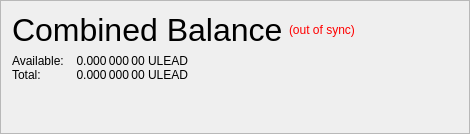
                   <widget class="QFrame" name="frame_CombinedBalances">
                    <property name="minimumSize">
                     <size>
                      <width>470</width>
                      <height>0</height>
                     </size>
                    </property>
                    <property name="frameShape">
                     <enum>QFrame::StyledPanel</enum>
                    </property>
                    <property name="frameShadow">
                     <enum>QFrame::Raised</enum>
                    </property>
                    <layout class="QVBoxLayout" name="verticalLayout_5">
                     <property name="spacing">
                      <number>6</number>
                     </property>
                     <property name="sizeConstraint">
                      <enum>QLayout::SetNoConstraint</enum>
                     </property>
                     <item>
                      <layout class="QHBoxLayout" name="horizontalLayout_5" stretch="0,0,0">
                       <item>
                        <widget class="QLabel" name="label_5z">
                         <property name="minimumSize">
                          <size>
                           <width>0</width>
                           <height>20</height>
                          </size>
                         </property>
                         <property name="font">
                          <font>
                           <pointsize>24</pointsize>
                           <weight>50</weight>
                           <bold>false</bold>
                          </font>
                         </property>
                         <property name="toolTip">
                          <string>Combined Balance (including unconfirmed and immature coins)</string>
                         </property>
                         <property name="text">
                          <string>Combined Balance</string>
                         </property>
                        </widget>
                       </item>
                       <item>
                        <widget class="QLabel" name="labelWalletStatus">
                         <property name="cursor">
                          <cursorShape>WhatsThisCursor</cursorShape>
                         </property>
                         <property name="toolTip">
                          <string>The displayed information may be out of date. Your wallet automatically synchronizes with the ULead network after a connection is established, but this process has not completed yet.</string>
                         </property>
                         <property name="styleSheet">
                          <string notr="true">QLabel { color: red; }</string>
                         </property>
                         <property name="text">
                          <string notr="true">(out of sync)</string>
                         </property>
                         <property name="alignment">
                          <set>Qt::AlignLeading|Qt::AlignLeft|Qt::AlignVCenter</set>
                         </property>
                        </widget>
                       </item>
                       <item>
                        <spacer name="horizontalSpacer_1">
                         <property name="orientation">
                          <enum>Qt::Horizontal</enum>
                         </property>
                         <property name="sizeHint" stdset="0">
                          <size>
                           <width>40</width>
                           <height>20</height>
                          </size>
                         </property>
                        </spacer>
                       </item>
                      </layout>
                     </item>
                     <item>
                      <layout class="QGridLayout" name="gridLayout_3">
                       <property name="horizontalSpacing">
                        <number>12</number>
                       </property>
                       <property name="verticalSpacing">
                        <number>0</number>
                       </property>
                       <item row="1" column="0">
                        <widget class="QLabel" name="labelBalanceTextz">
                         <property name="text">
                          <string>Available:</string>
                         </property>
                        </widget>
                       </item>
                       <item row="1" column="1">
                        <widget class="QLabel" name="labelBalancez">
                         <property name="font">
                          <font>
                           <weight>50</weight>
                           <bold>false</bold>
                          </font>
                         </property>
                         <property name="cursor">
                          <cursorShape>IBeamCursor</cursorShape>
                         </property>
                         <property name="toolTip">
                          <string>Your current spendable balance</string>
                         </property>
                         <property name="text">
                          <string notr="true">0.000 000 00 ULEAD</string>
                         </property>
                         <property name="alignment">
                          <set>Qt::AlignRight|Qt::AlignTrailing|Qt::AlignVCenter</set>
                         </property>
                         <property name="textInteractionFlags">
                          <set>Qt::LinksAccessibleByMouse|Qt::TextSelectableByKeyboard|Qt::TextSelectableByMouse</set>
                         </property>
                        </widget>
                       </item>
                       <item row="2" column="0">
                        <widget class="QLabel" name="labelTotalTextz">
                         <property name="text">
                          <string>Total:</string>
                         </property>
                        </widget>
                       </item>
                       <item row="2" column="1">
                        <widget class="QLabel" name="labelTotalz">
                         <property name="font">
                          <font>
                           <weight>50</weight>
                           <bold>false</bold>
                          </font>
                         </property>
                         <property name="cursor">
                          <cursorShape>IBeamCursor</cursorShape>
                         </property>
                         <property name="toolTip">
                          <string>Total Balance, including all unavailable coins.</string>
                         </property>
                         <property name="text">
                          <string notr="true">0.000 000 00 ULEAD</string>
                         </property>
                         <property name="alignment">
                          <set>Qt::AlignRight|Qt::AlignTrailing|Qt::AlignVCenter</set>
                         </property>
                         <property name="textInteractionFlags">
                          <set>Qt::LinksAccessibleByMouse|Qt::TextSelectableByKeyboard|Qt::TextSelectableByMouse</set>
                         </property>
                        </widget>
                       </item>
                       <item row="2" column="3">
                        <spacer name="horizontalSpacer_2">
                         <property name="orientation">
                          <enum>Qt::Horizontal</enum>
                         </property>
                         <property name="sizeHint" stdset="0">
                          <size>
                           <width>40</width>
                           <height>0</height>
                          </size>
                         </property>
                        </spacer>
                       </item>
                      </layout>
                     </item>
                     <item>
                      <spacer name="verticalSpacer_1">
                       <property name="orientation">
                        <enum>Qt::Vertical</enum>
                       </property>
                       <property name="sizeHint" stdset="0">
                        <size>
                         <width>20</width>
                         <height>40</height>
                        </size>
                       </property>
                      </spacer>
                     </item>
                    </layout>
                   </widget>
